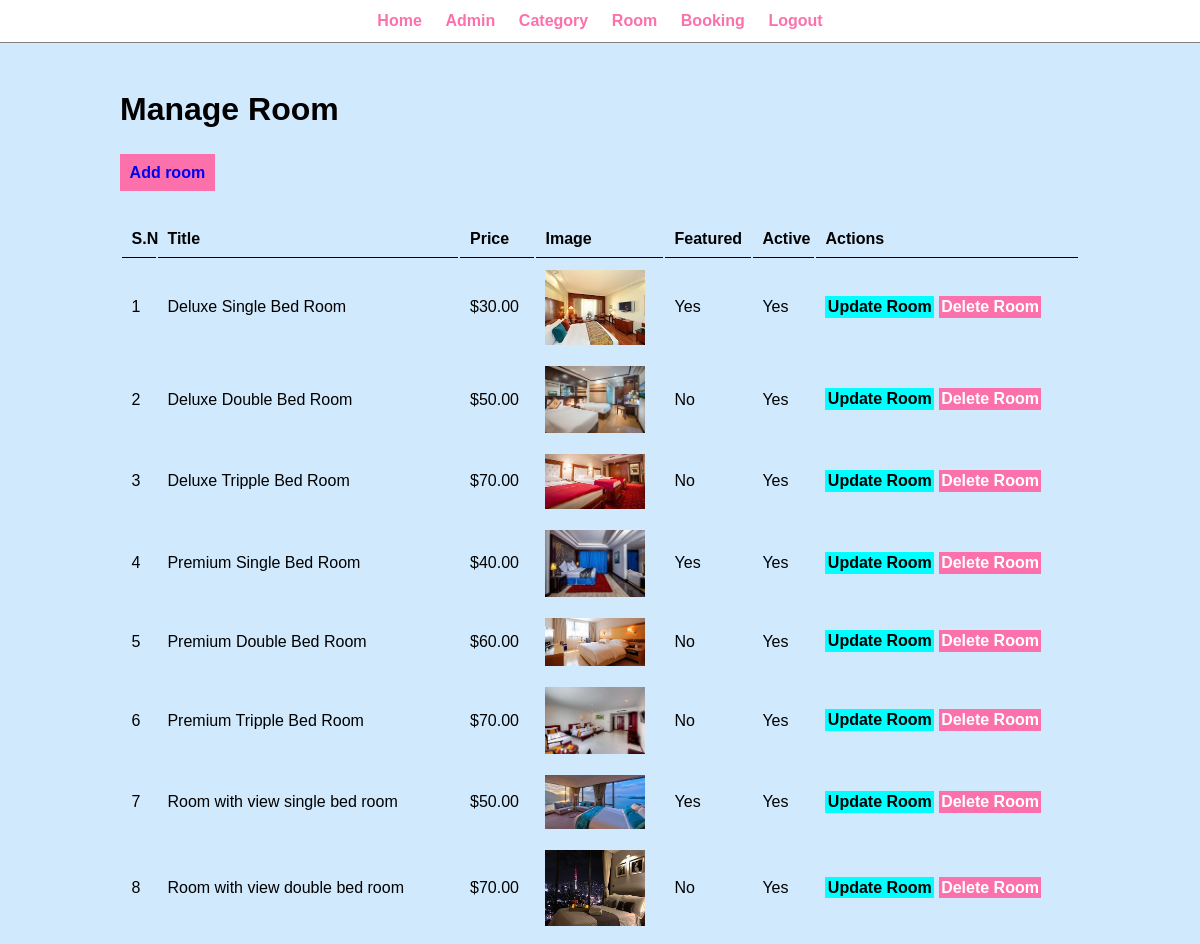
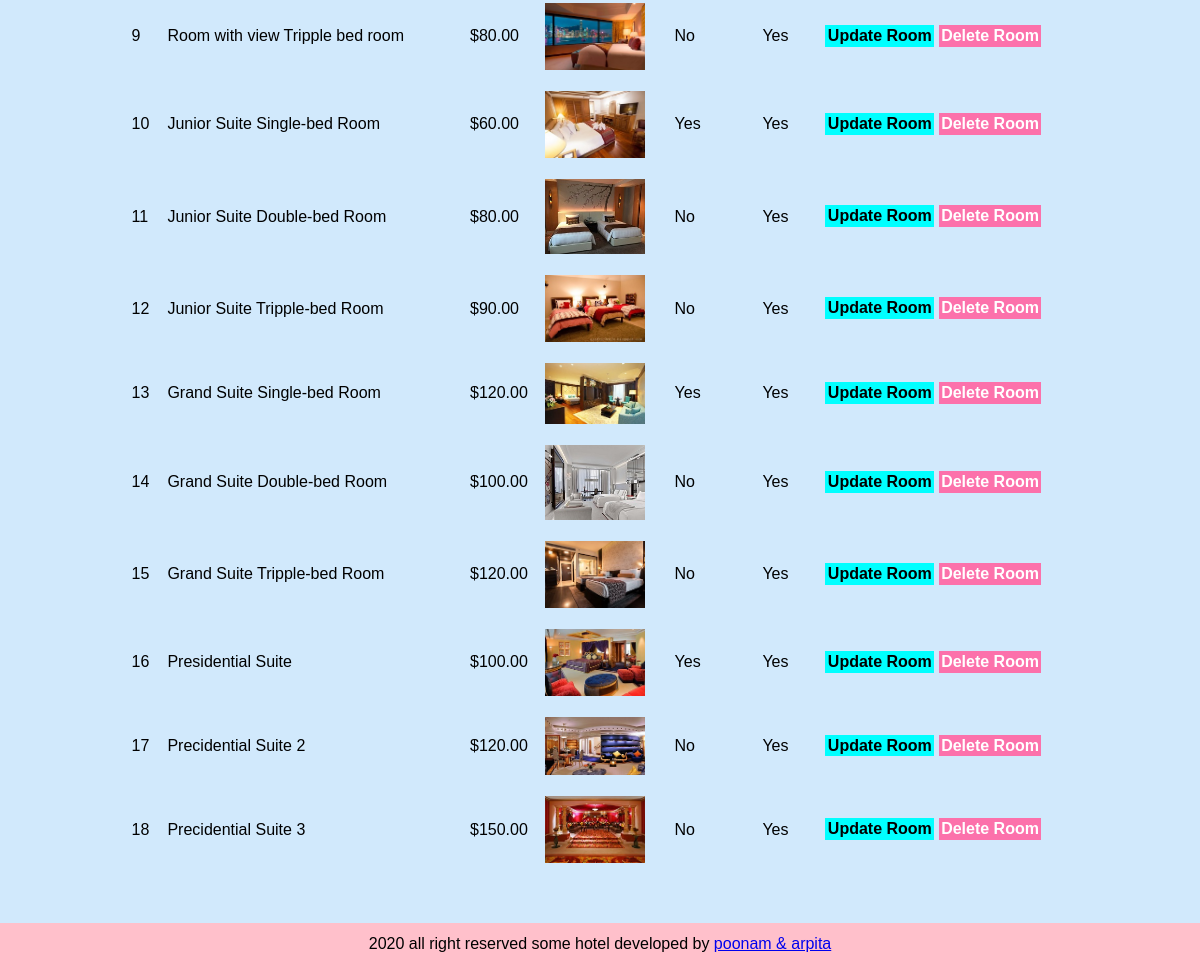
The page /admin/manage-room.php (signed in) on the database its author committed (2 pictures, top to bottom).
### tables this page shows
CREATE TABLE `tbl_room` (
  `id` int(10) UNSIGNED NOT NULL,
  `title` varchar(100) NOT NULL,
  `description` text NOT NULL,
  `price` decimal(10,2) NOT NULL,
  `image_name` varchar(255) NOT NULL,
  `featured` varchar(10) NOT NULL,
  `active` varchar(10) NOT NULL,
  `category_id` int(10) UNSIGNED NOT NULL
);

### admin/manage-room.php (the view, shortened to what this page needs)
<?php include('partials/menu.php'); ?>
<div class="main-content">
    <div class="wrapper">
        <h1>Manage Room</h1>
        <br /><br />
                        <a href="<?php echo SITEURL; ?>admin/add-room.php" class="btn-primary">Add room</a>
                        <br /><br /><br />
                        <table class="tbl-full">
                                <tr>
                                        <th>S.N</th>
                                        <th>Title</th>
                                        <th>Price</th>
                                        <th>Image</th>
                                        <th>Featured</th>
                                        <th>Active</th>
                                        <th>Actions</th>
                                </tr>
                                <?php
                                        $sql = "SELECT * FROM tbl_room";
                                        $res = mysqli_query($conn, $sql);
                                        $count = mysqli_num_rows($res);
                                        $sn=1;
                                        if($count>0){
                                                while($row=mysqli_fetch_assoc($res)){
                                                        $id = $row['id'];
                                                        $title = $row['title'];
                                                        $price = $row['price'];
                                                        $image_name = $row['image_name'];
                                                        $featured = $row['featured'];
                                                        $active = $row['active'];
                                                        ?>
                                                        <tr>
                                                                <td><?php echo $sn++; ?></td>
                                                                <td><?php echo $title; ?></td>
                                                                <td>$<?php echo $price; ?></td>
                                                                <td>
                                                                       <?php
                                                                                if($image_name==""){
                                                                                        echo "<div class='error'>Image not added.</div>";
                                                                                }
                                                                                else{
                                                                                        ?>
                                                                                        <img src="<?php echo SITEURL; ?>images/room/<?php echo $image_name; ?>" width="100px">
                                                                                        <?php
                                                                                }
                                                                       ?>
                                                                </td>
                                                                <td><?php echo $featured; ?></td>
                                                                <td><?php echo $active; ?></td>
                                                                <td>
                                                                        <a href="<?php echo SITEURL; ?>admin/update-room.php?id=<?php echo $id; ?>" class="btn-secondary">Update Room</a>
                                                                        <a href="<?php echo SITEURL; ?>admin/delete-room.php?id=<?php echo $id; ?>&image_name=<?php echo $image_name; ?>" class="btn-danger">Delete Room</a>
                                                                </td>
                                                        </tr>
                                                        <?php
                                                }
                                        }
                                        else{
                                                echo "<tr> <td colspan='7'class='error'>Room not added yet. </td></tr>";
                                        }
                                ?>
                        </table>
    </div>
</div>
<?php include('partials/footer.php'); ?>

### admin/partials/menu.php (shortened to what this page needs)
<html>
    <head>
        <link rel="stylesheet" href="../css/admin.css">
    </head>
    <body>
        <div class="menu text-center">
            <div class="wrapper">
                <ul>
                    <li><a href="index.php">Home</a></li>
                    <li><a href="manage-admin.php">Admin</a></li>
                    <li><a href="manage-category.php">Category</a></li>
                    <li><a href="manage-room.php">Room</a></li>
                    <li><a href="manage-booking.php">Booking</a></li>
                    <li><a href="logout.php">Logout</a></li>
                </ul>
            </div>
        </div>

### admin/partials/footer.php
<div class="footer">
    <div class="wrapper">
        <p class="text-center">2020 all right reserved some hotel developed by <a href="#"> poonam & arpita</a></p>
    </div>
</div>
    </body>
</html>

### css/admin.css (style rules this page uses)
* { margin: 0; padding: 0; font-family: Arial, Helvetica, sans-serif; }
.wrapper { padding: 1%; width: 80%; margin: 0 auto; }
.text-center { text-align: center; }
.tbl-full { width: 100%; }
table tr th { border-bottom: 1px solid black; padding: 1%; text-align: left; }
table tr td { padding: 1%; }
.btn-primary { background-color: rgb(252, 113, 171); padding: 1%; text-decoration: none; font-weight: bold; }
.btn-secondary { background-color:aqua; padding: 1%; color: black; text-decoration: none; font-weight: bold; }
.btn-danger { background-color:rgb(252, 113, 171); padding: 1%; color: white; text-decoration: none; font-weight: bold; }
.menu { border-bottom: 1px solid gray; }
.menu ul { list-style-type: none; }
.menu ul li { display: inline; padding: 1%; }
.menu ul li a { text-decoration: none; font-weight: bold; color: rgb(252, 113, 171) }
.main-content { background-color: rgb(209, 233, 252); padding: 3% 0; }
.footer { background-color:pink; }

### rows shown on the page
tbl_room: title "Deluxe Single Bed Room", price "30.00", image_name (picture), featured "Yes", active "Yes"
tbl_room: title "Deluxe Double Bed Room", price "50.00", image_name (picture), featured "No", active "Yes"
tbl_room: title "Deluxe Tripple Bed Room", price "70.00", image_name (picture), featured "No", active "Yes"
tbl_room: title "Premium Single Bed Room", price "40.00", image_name (picture), featured "Yes", active "Yes"
tbl_room: title "Premium Double Bed Room", price "60.00", image_name (picture), featured "No", active "Yes"
tbl_room: title "Premium Tripple Bed Room", price "70.00", image_name (picture), featured "No", active "Yes"
tbl_room: title "Room with view single bed room", price "50.00", image_name (picture), featured "Yes", active "Yes"
tbl_room: title "Room with view double bed room", price "70.00", image_name (picture), featured "No", active "Yes"
tbl_room: title "Room with view Tripple bed room", price "80.00", image_name (picture), featured "No", active "Yes"
tbl_room: title "Junior Suite Single-bed Room", price "60.00", image_name (picture), featured "Yes", active "Yes"
tbl_room: title "Junior Suite Double-bed Room", price "80.00", image_name (picture), featured "No", active "Yes"
tbl_room: title "Junior Suite Tripple-bed Room", price "90.00", image_name (picture), featured "No", active "Yes"
tbl_room: title "Grand Suite Single-bed Room", price "120.00", image_name (picture), featured "Yes", active "Yes"
tbl_room: title "Grand Suite Double-bed Room", price "100.00", image_name (picture), featured "No", active "Yes"
tbl_room: title "Grand Suite Tripple-bed Room", price "120.00", image_name (picture), featured "No", active "Yes"
tbl_room: title "Presidential Suite", price "100.00", image_name (picture), featured "Yes", active "Yes"
tbl_room: title "Precidential Suite 2", price "120.00", image_name (picture), featured "No", active "Yes"
tbl_room: title "Precidential Suite 3", price "150.00", image_name (picture), featured "No", active "Yes"
